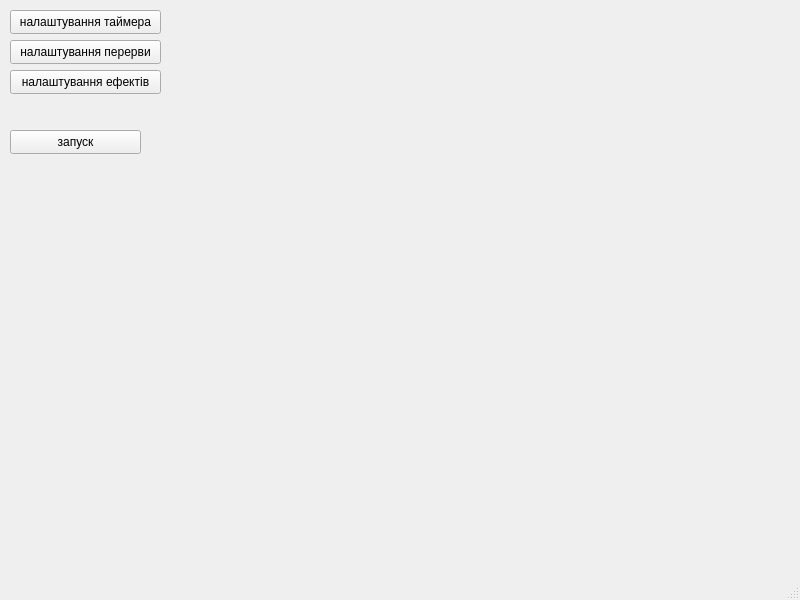
<?xml version="1.0" encoding="UTF-8"?>
<ui version="4.0">
 <class>MainWindow</class>
 <widget class="QMainWindow" name="MainWindow">
  <property name="geometry">
   <rect>
    <x>0</x>
    <y>0</y>
    <width>800</width>
    <height>600</height>
   </rect>
  </property>
  <property name="windowTitle">
   <string>MainWindow</string>
  </property>
  <widget class="QWidget" name="centralwidget">
   <widget class="QPushButton" name="start_button">
    <property name="geometry">
     <rect>
      <x>10</x>
      <y>130</y>
      <width>131</width>
      <height>24</height>
     </rect>
    </property>
    <property name="text">
     <string>запуск</string>
    </property>
   </widget>
   <widget class="QPushButton" name="timer_button">
    <property name="geometry">
     <rect>
      <x>10</x>
      <y>10</y>
      <width>151</width>
      <height>24</height>
     </rect>
    </property>
    <property name="text">
     <string>налаштування таймера</string>
    </property>
   </widget>
   <widget class="QPushButton" name="break_button">
    <property name="geometry">
     <rect>
      <x>10</x>
      <y>40</y>
      <width>151</width>
      <height>24</height>
     </rect>
    </property>
    <property name="text">
     <string>налаштування перерви</string>
    </property>
   </widget>
   <widget class="QPushButton" name="effects_button">
    <property name="geometry">
     <rect>
      <x>10</x>
      <y>70</y>
      <width>151</width>
      <height>24</height>
     </rect>
    </property>
    <property name="text">
     <string>налаштування ефектів</string>
    </property>
   </widget>
  </widget>
  <widget class="QMenuBar" name="menubar">
   <property name="geometry">
    <rect>
     <x>0</x>
     <y>0</y>
     <width>800</width>
     <height>33</height>
    </rect>
   </property>
  </widget>
  <widget class="QStatusBar" name="statusbar"/>
 </widget>
 <resources/>
 <connections/>
</ui>
